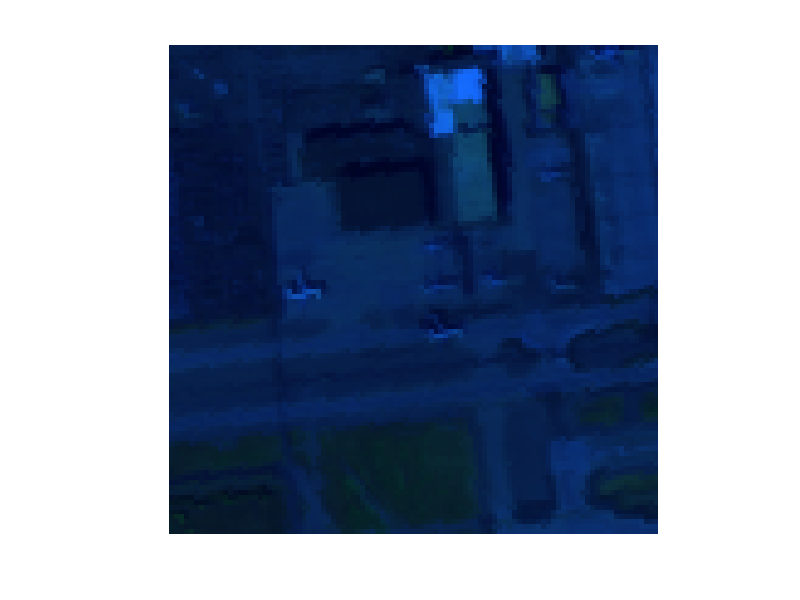
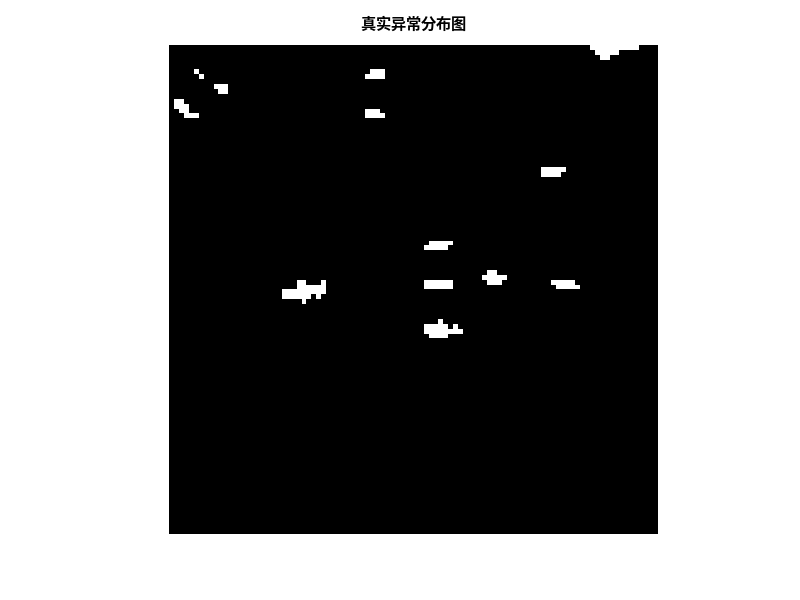

Write MATLAB code to recreate these figures, in order.
clc;
clear;

% 导入数据和真实地物标签
load('abu-airport-1.mat');
% 提取导入数据维度
[height,width,num_bands]=size(data);
% 结合采集信息，设置波段的范围
start_wl = 430;
end_wl = 860;
wavelengths = linspace(start_wl, end_wl, num_bands);
% 选出红绿蓝三个波段
red_band = find(abs(wavelengths - 650) == min(abs(wavelengths - 650)), 1); % 红波段
green_band = find(abs(wavelengths - 550) == min(abs(wavelengths - 550)), 1); % 绿波段
blue_band = find(abs(wavelengths - 450) == min(abs(wavelengths - 450)), 1); % 蓝波段
% 高光谱数据的伪彩色图像
rgb_image = data(:, :, [red_band, green_band, blue_band]);
rgb_image = mat2gray(rgb_image);

%画图
figure;
imshow(rgb_image);

%真实异常的分布
figure;
imshow(map, []);        % 显示标签
colormap([0 0 0; 1 1 1]);  % 0 = 黑色, 1 = 白色
title('真实异常分布图');
